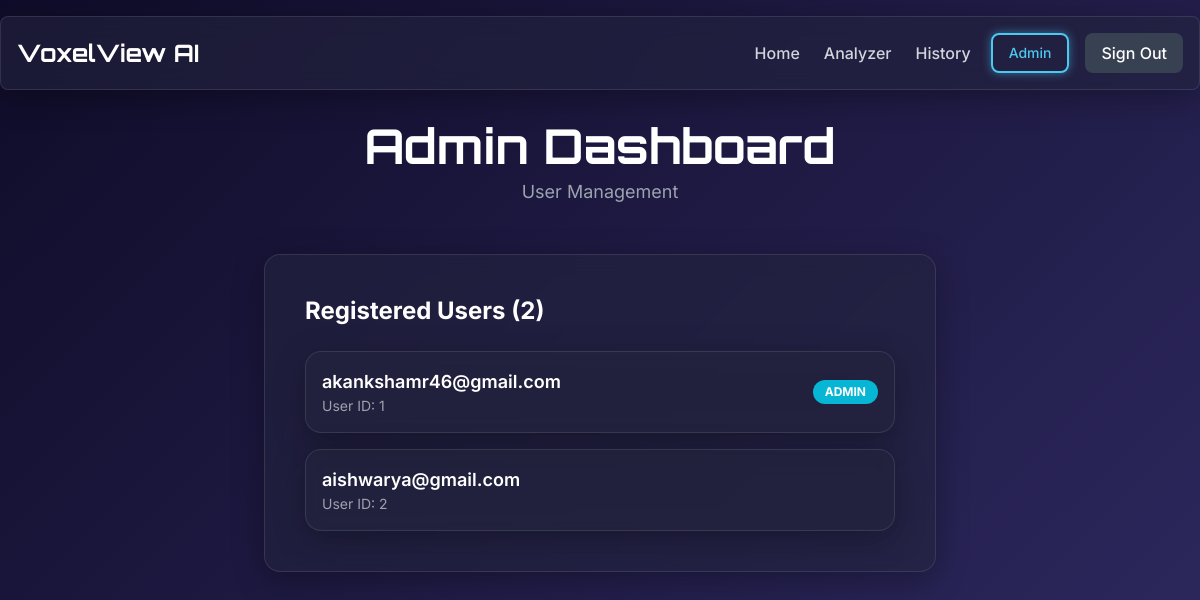
The page /admin (signed in) on the database its author committed.
### app.py (models this page shows, shortened)
class User(db.Model, UserMixin):
    id = db.Column(db.Integer, primary_key=True)
    email = db.Column(db.String(120), unique=True, nullable=False)
    password_hash = db.Column(db.String(256), nullable=False)
    is_admin = db.Column(db.Boolean, nullable=False, default=False)
    scans = db.relationship('Scan', backref='author', lazy=True)

### app.py (the view)
@app.route('/admin')
@login_required
def admin():
    if not current_user.is_admin:
        flash('You do not have permission to access this page.', 'danger')
        return redirect(url_for('home'))
    users = User.query.all()
    return render_template(
        'admin.html',
        title='Admin Dashboard',
        users=users
    )

### app.py (called while the page is built)
@login_manager.user_loader
def load_user(user_id):
    return User.query.get(int(user_id))

### templates/admin.html (shortened to what this page needs)
{% extends "layout.html" %}
{% block content %}
<div class="page-content">
    <header class="text-center mb-12">
        <h1 class="text-5xl font-orbitron font-bold text-white">
            Admin Dashboard
        </h1>
        <p class="text-lg text-gray-400 mt-2">
            User Management
        </p>
    </header>
    <div class="glass-card p-6 md:p-10 max-w-2xl mx-auto">
        <h2 class="text-2xl font-bold text-white mb-6">
            Registered Users ({{ users | length }})
        </h2>
        <div class="space-y-4">
            {% if users %}
                {% for user in users %}
                    <div class="glass-card p-4 flex justify-between items-center">
                        <div>
                            <p class="text-lg font-semibold text-white">
                                {{ user.email }}
                            </p>
                            <p class="text-sm text-gray-400">
                                User ID: {{ user.id }}
                            </p>
                        </div>
                        {% if user.is_admin %}
                            <span class="bg-cyan-500 text-white text-xs font-bold px-3 py-1 rounded-full">
                                ADMIN
                            </span>
                        {% endif %}
                    </div>
                {% endfor %}
            {% else %}
                <p class="text-center text-gray-400">No users have registered yet.</p>
            {% endif %}
        </div>
    </div>
</div>
{% endblock %}

### templates/layout.html (style rules this page uses)
:root { --bg-dark: #0f0c29; --bg-mid: #302b63; --bg-light: #24243e; --accent-purple: #a855f7; --accent-pink: #f72585; --accent-blue: #4cc9f0; }
body { font-family: 'Inter', sans-serif; background: linear-gradient(135deg, var(--bg-dark), var(--bg-mid)); background-attachment: fixed; color: #e5e7eb; overflow-x: hidden; }
.font-orbitron { font-family: 'Orbitron', sans-serif; }
.glass-card { background: rgba(36, 36, 62, 0.6); backdrop-filter: blur(10px); border: 1px solid rgba(255, 255, 255, 0.1); border-radius: 1rem; box-shadow: 0 8px 32px 0 rgba(0, 0, 0, 0.3); transition: all 0.3s ease; }
.page-content { animation: fadeIn 0.6s ease-in-out; }

### rows shown on the page
User: email "akankshamr46@gmail.com", id "1", is_admin "ADMIN"
User: email "aishwarya@gmail.com", id "2"

### other values the page prints
{{ users | length }} "2"
